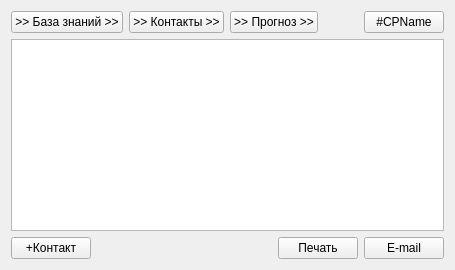
          <widget class="QWidget" name="tab_CPOverview">
           <attribute name="title">
            <string>Карточка</string>
           </attribute>
           <layout class="QVBoxLayout" name="verticalLayout_4">
            <item>
             <layout class="QHBoxLayout" name="horizontalLayout_33">
              <item>
               <widget class="QPushButton" name="pushButton_ToCPKnBase">
                <property name="text">
                 <string>&gt;&gt; База знаний &gt;&gt;</string>
                </property>
               </widget>
              </item>
              <item>
               <widget class="QPushButton" name="pushButton_ToCPContatcts">
                <property name="text">
                 <string>&gt;&gt; Контакты &gt;&gt;</string>
                </property>
               </widget>
              </item>
              <item>
               <widget class="QPushButton" name="pushButton_ToCPForecast">
                <property name="text">
                 <string>&gt;&gt; Прогноз &gt;&gt;</string>
                </property>
               </widget>
              </item>
              <item>
               <spacer name="horizontalSpacer_16">
                <property name="orientation">
                 <enum>Qt::Horizontal</enum>
                </property>
                <property name="sizeHint" stdset="0">
                 <size>
                  <width>40</width>
                  <height>20</height>
                 </size>
                </property>
               </spacer>
              </item>
              <item>
               <widget class="QPushButton" name="pushButton_HashCPblank">
                <property name="text">
                 <string>#CPName</string>
                </property>
               </widget>
              </item>
             </layout>
            </item>
            <item>
             <widget class="QTextBrowser" name="text_client_report"/>
            </item>
            <item>
             <layout class="QHBoxLayout" name="horizontalLayout_5">
              <item>
               <widget class="QPushButton" name="pushButton_add_contact_to_company">
                <property name="enabled">
                 <bool>true</bool>
                </property>
                <property name="text">
                 <string>+Контакт</string>
                </property>
               </widget>
              </item>
              <item>
               <spacer name="horizontalSpacer">
                <property name="orientation">
                 <enum>Qt::Horizontal</enum>
                </property>
                <property name="sizeHint" stdset="0">
                 <size>
                  <width>40</width>
                  <height>20</height>
                 </size>
                </property>
               </spacer>
              </item>
              <item>
               <widget class="QPushButton" name="pushButton_PrintCPCard">
                <property name="enabled">
                 <bool>true</bool>
                </property>
                <property name="text">
                 <string>Печать</string>
                </property>
               </widget>
              </item>
              <item>
               <widget class="QPushButton" name="pushButton_SendCPCard">
                <property name="enabled">
                 <bool>true</bool>
                </property>
                <property name="text">
                 <string>E-mail</string>
                </property>
               </widget>
              </item>
             </layout>
            </item>
           </layout>
          </widget>
